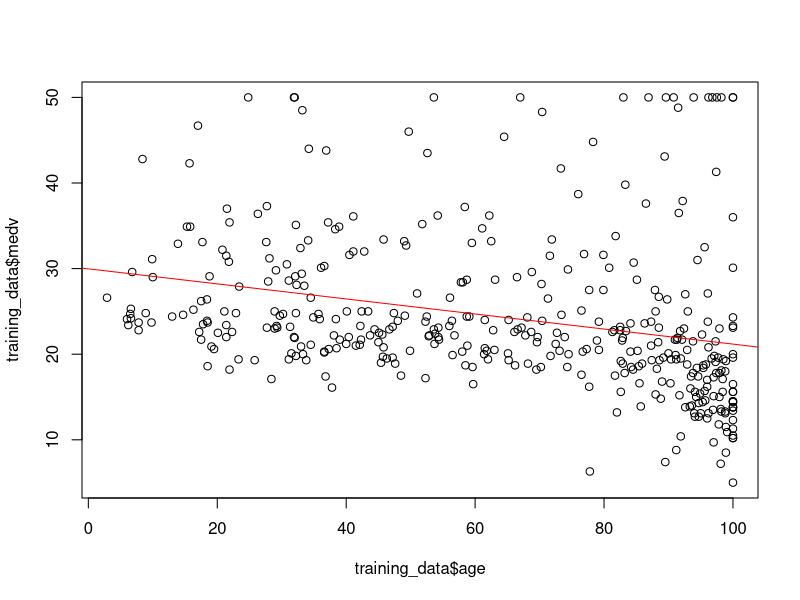
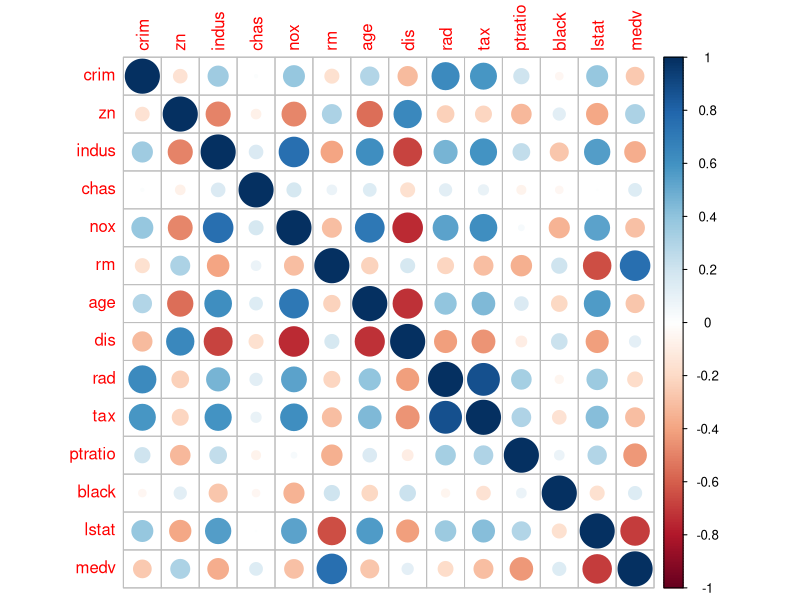
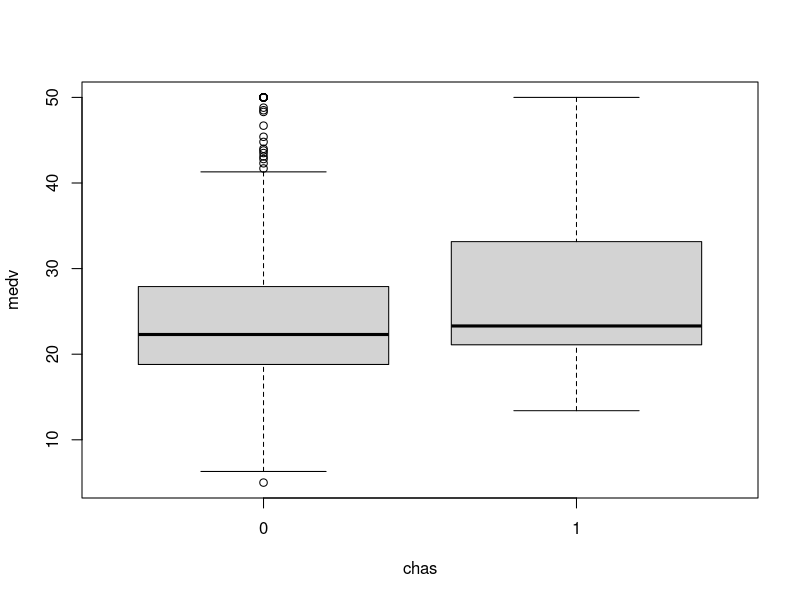

Here is the R script that generated these plots, in order: (Note: this script raises an error after producing the figures.)
###############################################
## TD2 -- Machine Learning -- Flavien Galbez ##
###############################################

#Question 1
library(MASS)

# Check the dimensions of the Boston dataset
dim(Boston)
#ans> [1] 506  14

#Question 2
# Split the data by using the first 400 observations as the training
# data and the remaining as the testing data
train <- 1:400
test <- -train

# Speficy that we are going to use only two variables (lstat and medv)

training_data <- Boston[train, ]
testing_data <- Boston[test, ]

#Question 3

cor(training_data$medv,training_data$age)
# La valeur absolue est pres de 1 donc les variables n'ont pas de relation lineaire

#Question 4
plot(training_data$age, training_data$medv)
model1<-lm(medv ~ age, data = training_data)
model1
abline(model1, col = 'red')

#Question 5
model2<-lm(medv ~ age + log(lstat) , data = training_data)
model2

#Question 6
summary(model2)

#Question 7
#Les predicateurs sont signifiant car les Pr(>|t|) sont tres faibles

#Question 8
#Le model est globalement signifiant car Adjusted R-squared est proche de 1 et p-value est proche de 0

#Question 9
model3<-lm(medv ~ .,data = training_data)
model3

summary(model3)

#Question 10
model4<-lm(medv ~ .-lstat+log(lstat),data = training_data)
model4
summary(model4)

#Question 11
#Le R2 s'ameliore, en effet il passe de 0.7249 a 0.7777

#Question 12
M<-round(cor(training_data),2)
M

#Question 13
library(corrplot)
corrplot(M,method="circle")

#Question 14
#tax et rad sont fortement correles car leur point est tres gros

#Question 15
model5<-lm(medv ~ .-tax-lstat+log(lstat),data = training_data)
model5
summary(model5)
#Le R2 diminue et le F a augmente

#Question 16
y <- testing_data$medv

# Compute the predicted value for this y (y hat)
y_hat <- predict(model5, data.frame(testing_data))

# Now we have both y and y_hat for our testing data. 
# let's find the mean square error
error <- y-y_hat
error_squared <- error^2
MSE <- mean(error_squared)
MSE
#Ans : 23,33963

#Question 17
str(training_data$chas)
sum(training_data$chas)
# Present 35 fois egal a 1

#Question 18
boxplot(medv~chas,data=training_data)

#Question 19
aggregate(formula=medv~chas, data=training_data, FUN=mean)

#Question 20
anovatest=aov(formula=medv~chas,data=training_data)
anovatest
summary(anovatest)
#Il y a une difference significative sur les prix si la riviere est proche ou nom

#Question 21
model6<- lm(medv ~ chas + crim, data=training_data)
model6
summary(model6)

#Le R2 est mauvais (proche de 0) donc la presence de la riviere ne donne pas d'informations sur le prix

#Question 22
# Il est moins signifiant en presence de plus de predicteurs

#Question 23
model7<- lm(medv ~ lstat*age, data=training_data)
model7
summary(model7)

#Question 24
model8 <- lm(medv ~ .*., data=training_data)
model8
summary(model8)

